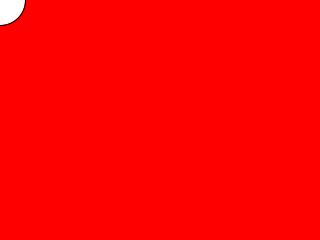
Frame 1 (no input)
Frame 60 (the mouse pressed at the canvas centre just before this capture): identical to frame 1, image omitted
Frame 120 (the mouse held since frame 60 and released just before this capture): identical to frame 1, image omitted

The Processing sketch that drew this single still picture (run headless with seeded random() and noise(); from frame 60 on, the mouse is pressed at the canvas centre):

// Processing sketch: GUI_creator
// ── GUI_creator.pde
PWindow win;
int w =0;
int h = 0;
public void settings() {
  size(320, 240);
}

void setup() { 
  win = new PWindow();
  //println(win.width,win.height);
}

void draw() {
  background(255, 0, 0);
  ellipse(w, h, 50,50);
}

void mousePressed() {
  println("mousePressed in primary window");
} 

// ── PWindow.pde
class PWindow extends PApplet {

  PWindow() {
    super();
    PApplet.runSketch(new String[] {this.getClass().getSimpleName()}, this);
  }

  void settings() {
    size(400, 200);
    
  }

  void setup() {
    surface.setTitle("GUI Window");
    surface.setResizable(false);
    surface.setLocation(width, height);
    background(150);
  }

  void draw() {
    rect(0,0, width, 40);
    if (0<mouseX && mouseX<width && 0<mouseY && mouseY<40){
      w = int(map(mouseX,0, width, 0,width ));
    }
  }
}
